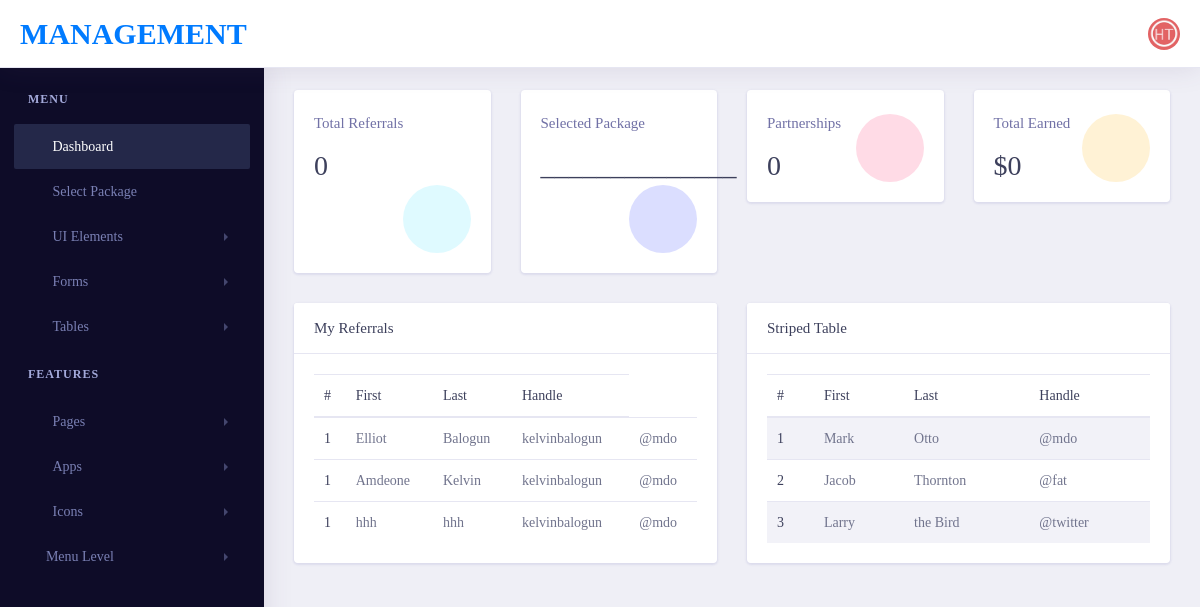
/user/dashboard (signed in), run on an earlier commit of the app's database.
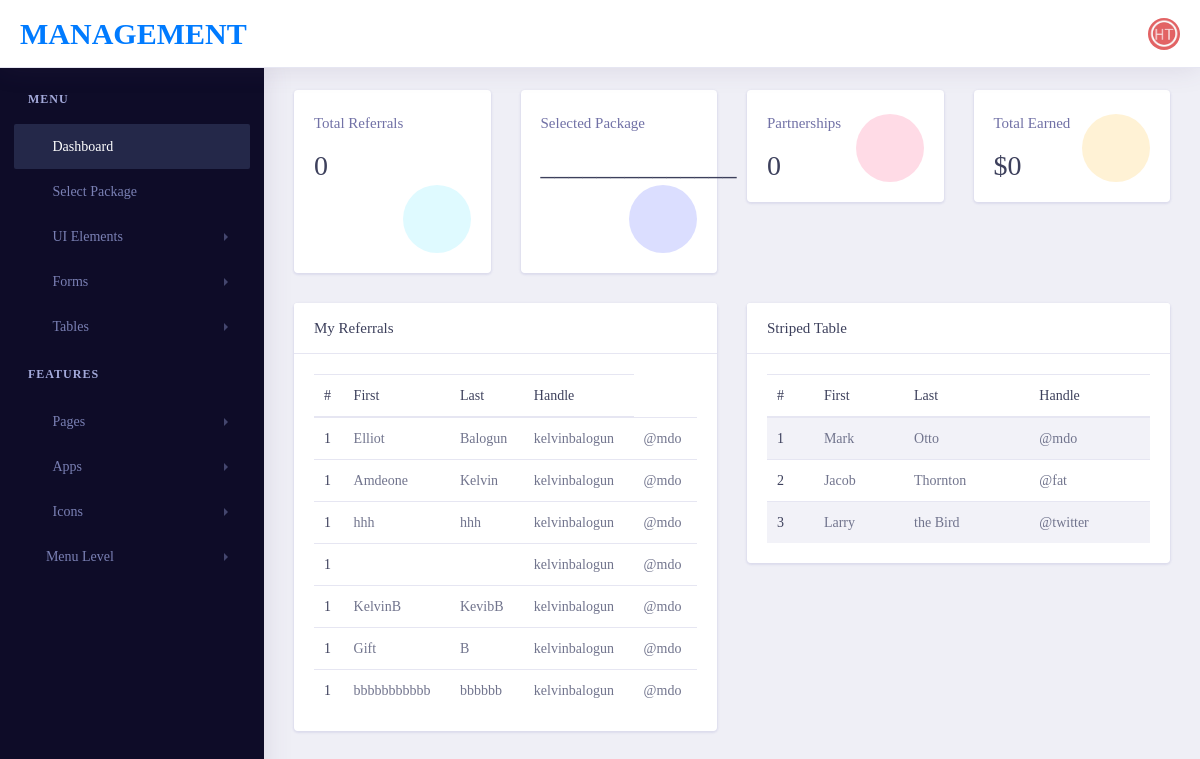
And on a later commit of the database.
### diamond/models.py (models this page shows, shortened)
class UserProfile(models.Model):
    id = models.AutoField(primary_key=True)
    user = models.OneToOneField(User, on_delete=models.CASCADE,)
    photo = models.ImageField(upload_to='user/', default='true.jpg')
    bankname = models.CharField(max_length=200, default='')
    bankacc = models.CharField(max_length=100, default='')
    accountname = models.CharField(max_length=100, default='')
    points = models.CharField(max_length=100, default=1)
    paid = models.BooleanField(default=False)
    referral_code = models.CharField(max_length=6, default=code)
    referree = models.ForeignKey(
        Referral, on_delete=models.CASCADE, default=True)
    package = models.ForeignKey(
        Package, on_delete=models.CASCADE, default=True)
    is_published = models.BooleanField(default=True)

### accountprofile/models.py (models this page shows)
class Referral(models.Model):
    user = models.OneToOneField(User, on_delete=models.CASCADE, null=True)
    referree = models.CharField(max_length=6, null=True)
    def __str__(self):
        return self.user.username

### accountprofile/views.py (the view)
class DashboardView(TemplateView):
    template_name = "profile/dashboard.html"
    def get_context_data(self, **kwargs):
        queryset = UserProfile.objects.order_by('referree')
        context = super().get_context_data(**kwargs)
        context['queryset'] = queryset
        return context

### templates/profile/dashboard.html
{% extends 'profile/base.html' %}
{% load static %}
{% block content %}
<div class="dashboard-wrapper">
    <div class="dashboard-influence">
        <div class="container-fluid dashboard-content">
            <div class="row">
                <div class="col-xl-3 col-lg-6 col-md-6 col-sm-12 col-12">
                    <div class="card">
                        <div class="card-body">
                            <div class="d-inline-block">
                                <h5 class="text-muted">Total Referrals</h5>
                                <h2 class="mb-0"> 0 </h2>
                            </div>
                            <div class="float-right icon-circle-medium  icon-box-lg  bg-info-light mt-1">
                                <i class="fa fa-eye fa-fw fa-sm text-info"></i>
                            </div>
                        </div>
                    </div>
                </div>
                <div class="col-xl-3 col-lg-6 col-md-6 col-sm-12 col-12">
                    <div class="card">
                        <div class="card-body">
                            <div class="d-inline-block">
                                <h5 class="text-muted">Selected Package</h5>
                                <h2 class="mb-0"> {%if user.userprofile.paid %}
                                    &#8358;{{ user.userprofile.package.price }}
                                    {%else %}
                                    ______________
                                    {%endif%}</h2>
                            </div>
                            <div class="float-right icon-circle-medium  icon-box-lg  bg-primary-light mt-1">
                                <i class="fa fa-money-bill-alt fa-fw fa-sm text-primary"></i>
                            </div>
                        </div>
                    </div>
                </div>
                <div class="col-xl-3 col-lg-6 col-md-6 col-sm-12 col-12">
                    <div class="card">
                        <div class="card-body">
                            <div class="d-inline-block">
                                <h5 class="text-muted">Partnerships</h5>
                                <h2 class="mb-0"> 0 </h2>
                            </div>
                            <div class="float-right icon-circle-medium  icon-box-lg  bg-secondary-light mt-1">
                                <i class="fa fa-handshake fa-fw fa-sm text-secondary"></i>
                            </div>
                        </div>
                    </div>
                </div>
                <div class="col-xl-3 col-lg-6 col-md-6 col-sm-12 col-12">
                    <div class="card">
                        <div class="card-body">
                            <div class="d-inline-block">
                                <h5 class="text-muted">Total Earned</h5>
                                <h2 class="mb-0"> $0 </h2>
                            </div>
                            <div class="float-right icon-circle-medium  icon-box-lg  bg-brand-light mt-1">
                                <i class="fa fa-money-bill-alt fa-fw fa-sm text-brand"></i>
                            </div>
                        </div>
                    </div>
                </div>
            </div>
            <div class="row">
                <div class="col-xl-6 col-lg-6 col-md-12 col-sm-12 col-12">
                    <div class="card">
                        <h5 class="card-header">My Referrals</h5>
                        <div class="card-body">
                            <table class="table">
                                <thead>
                                    <tr>
                                        <th scope="col">#</th>
                                        <th scope="col">First</th>
                                        <th scope="col">Last</th>
                                        <th scope="col">Handle</th>
                                    </tr>
                                </thead>
                                <tbody>
                                    {% for users in queryset %}
                                    {% if users.referree == user.userprofile.referree %}
                                    <tr>
                                        <th scope="row">1</th>
                                        <td>{{ users.user.first_name }}</td>
                                        <td>{{ users.user.last_name }}</td>
                                        <td>{{ users.referree }}</td>
                                        <td>@mdo</td>
                                    </tr>
                                    {% endif %}
                                    {% endfor %}
                                </tbody>
                            </table>
                        </div>
                    </div>
                </div>
                <div class="col-xl-6 col-lg-6 col-md-12 col-sm-12 col-12">
                    <div class="card">
                        <h5 class="card-header">Striped Table</h5>
                        <div class="card-body">
                            <table class="table table-striped">
                                <thead>
                                    <tr>
                                        <th scope="col">#</th>
                                        <th scope="col">First</th>
                                        <th scope="col">Last</th>
                                        <th scope="col">Handle</th>
                                    </tr>
                                </thead>
                                <tbody>
                                    <tr>
                                        <th scope="row">1</th>
                                        <td>Mark</td>
                                        <td>Otto</td>
                                        <td>@mdo</td>
                                    </tr>
                                    <tr>
                                        <th scope="row">2</th>
                                        <td>Jacob</td>
                                        <td>Thornton</td>
                                        <td>@fat</td>
                                    </tr>
                                    <tr>
                                        <th scope="row">3</th>
                                        <td>Larry</td>
                                        <td>the Bird</td>
                                        <td>@twitter</td>
                                    </tr>
                                </tbody>
                            </table>
                        </div>
                    </div>
                </div>
            </div>
        </div>
    </div>
</div>
{% endblock content %}

### templates/profile/base.html
{% load static %}
{% include "profile/includes/head.html" %}
{% include "profile/sidebar.html" %}
{% block content %}
{% endblock content %}
{% include "profile/includes/foot.html" %}

### templates/profile/includes/head.html (shortened to what this page needs)
{% load static %}
<!doctype html>
<html lang="en">
<head>
    <link rel="stylesheet" href="{% static 'assets/vendor/bootstrap/css/bootstrap.min.css' %}">
    <link href="{% static 'assets/vendor/fonts/circular-std/style.css' %}" rel="stylesheet">
    <link rel="stylesheet" href="{% static 'assets/libs/css/style.css' %}">
    <link rel="stylesheet" href="{% static 'assets/vendor/fonts/fontawesome/css/fontawesome-all.css' %}">
</head>
<body>
    <div class="dashboard-main-wrapper">
        <div class="dashboard-header">
            <nav class="navbar navbar-expand-lg bg-white fixed-top">
                <a class="navbar-brand" href="{% url 'dashboard' %}">Management</a>
                <div class="collapse navbar-collapse " id="navbarSupportedContent">
                    <ul class="navbar-nav ml-auto navbar-right-top">
                        <li class="nav-item dropdown nav-user">
                            <a class="nav-link nav-user-img" href="#" id="navbarDropdownMenuLink2"
                                data-toggle="dropdown" aria-haspopup="true" aria-expanded="false"><img
                                    src="{{ user.userprofile.photo.url }}" alt=""
                                    class="user-avatar-md rounded-circle"></a>
                        </li>
                    </ul>
                </div>
            </nav>
        </div>

### templates/profile/sidebar.html (shortened to what this page needs)
<div class="nav-left-sidebar sidebar-dark">
    <div class="menu-list">
        <nav class="navbar navbar-expand-lg navbar-light">
            <div class="collapse navbar-collapse" id="navbarNav">
                <ul class="navbar-nav flex-column">
                    <li class="nav-divider">
                        Menu
                    </li>
                    <li class="nav-item ">
                        <a class="nav-link active" href="{% url 'dashboard' %}" aria-expanded="false"
                            data-target="#submenu-1" aria-controls="submenu-1"><i
                                class="fa fa-fw fa-user-circle"></i>Dashboard</a>
                    </li>
                    {%if user.userprofile.paid %}
                    <li class="nav-item ">
                        <a class="nav-link" aria-expanded="false" data-target="#submenu-1" aria-controls="submenu-1"><i
                                class="fa fa-fw fa-money-bill-alt"></i>Premium Account</a>
                    </li>
                    {%else %}
                    <li class="nav-item ">
                        <a class="nav-link" href="{% url 'package' %}" aria-expanded="false" data-target="#submenu-1"
                            aria-controls="submenu-1"><i class="fa fa-fw fa-user-circle"></i>Select Package</a>
                    </li>
                    {%endif%}
                    <li class="nav-item">
                        <a class="nav-link" href="#" data-toggle="collapse" aria-expanded="false"
                            data-target="#submenu-2" aria-controls="submenu-2"><i class="fa fa-fw fa-rocket"></i>UI
                            Elements</a>
                    </li>
                    <li class="nav-item ">
                        <a class="nav-link" href="#" data-toggle="collapse" aria-expanded="false"
                            data-target="#submenu-4" aria-controls="submenu-4"><i
                                class="fab fa-fw fa-wpforms"></i>Forms</a>
                    </li>
                    <li class="nav-item">
                        <a class="nav-link" href="#" data-toggle="collapse" aria-expanded="false"
                            data-target="#submenu-5" aria-controls="submenu-5"><i
                                class="fas fa-fw fa-table"></i>Tables</a>
                    </li>
                    <li class="nav-divider">
                        Features
                    </li>
                    <li class="nav-item">
                        <a class="nav-link" href="#" data-toggle="collapse" aria-expanded="false"
                            data-target="#submenu-6" aria-controls="submenu-6"><i class="fas fa-fw fa-file"></i>
                            Pages </a>
                    </li>
                    <li class="nav-item">
                        <a class="nav-link" href="#" data-toggle="collapse" aria-expanded="false"
                            data-target="#submenu-7" aria-controls="submenu-7"><i class="fas fa-fw fa-inbox"></i>Apps
                            <span class="badge badge-secondary">New</span></a>
                    </li>
                    <li class="nav-item">
                        <a class="nav-link" href="#" data-toggle="collapse" aria-expanded="false"
                            data-target="#submenu-8" aria-controls="submenu-8"><i
                                class="fas fa-fw fa-columns"></i>Icons</a>
                    </li>
                    <li class="nav-item">
                        <a class="nav-link" href="#" data-toggle="collapse" aria-expanded="false"
                            data-target="#submenu-10" aria-controls="submenu-10"><i class="fas fa-f fa-folder"></i>Menu
                            Level</a>
                    </li>
                </ul>
            </div>
        </nav>
    </div>
</div>

### templates/profile/includes/foot.html (shortened to what this page needs)
{% load static %}
</body>
</html>

What changed in the data, as far as the page shows it:
added UserProfile: referree "kelvinbalogun"
added UserProfile: user.first_name "KelvinB", user.last_name "KevibB", referree "kelvinbalogun"
added UserProfile: user.first_name "Gift", user.last_name "B", referree "kelvinbalogun"
added UserProfile: user.first_name "bbbbbbbbbbb", user.last_name "bbbbbb", referree "kelvinbalogun"
